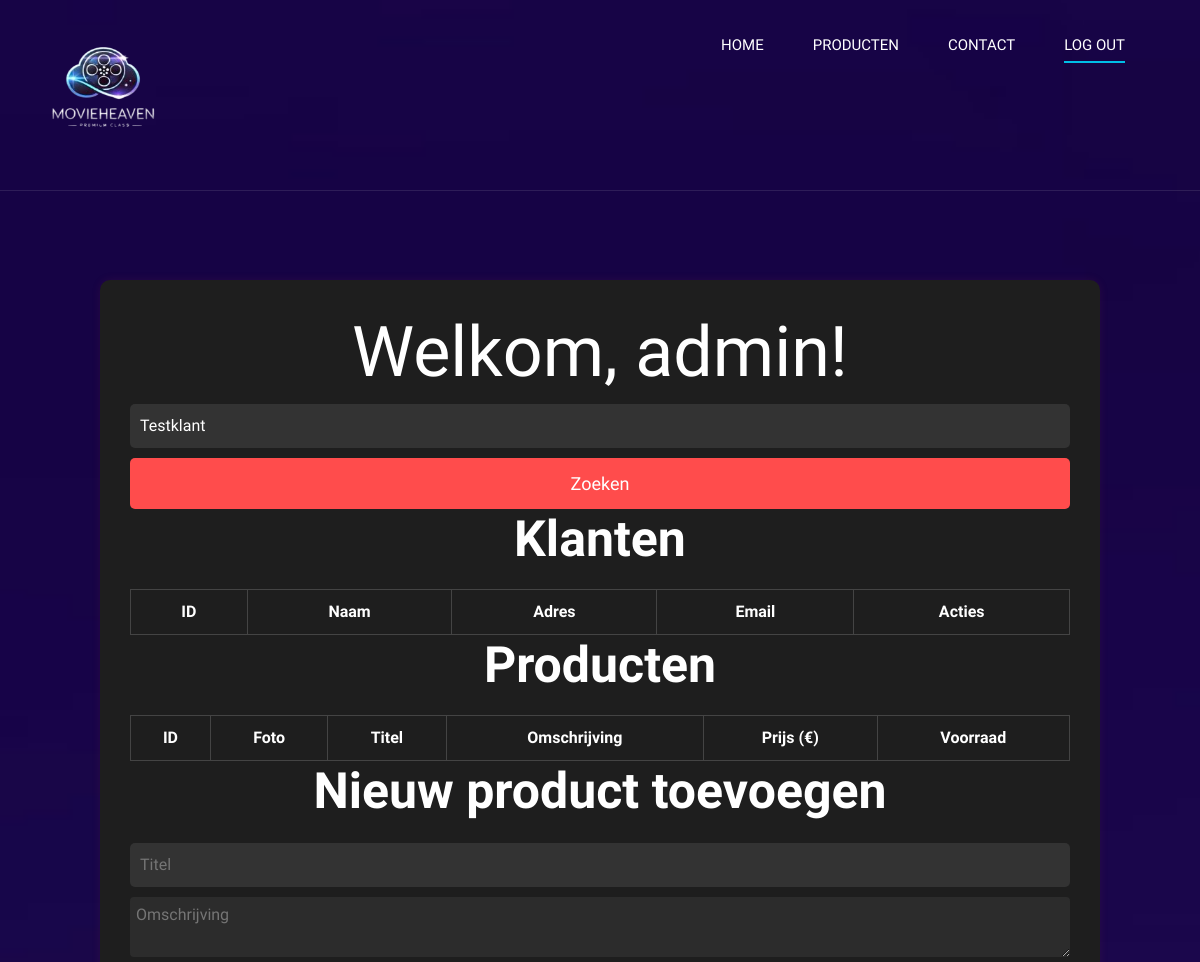
Page /Jaarproject/adminDashboard.php?zoekterm=Testklant (upper part) on the earlier database version.
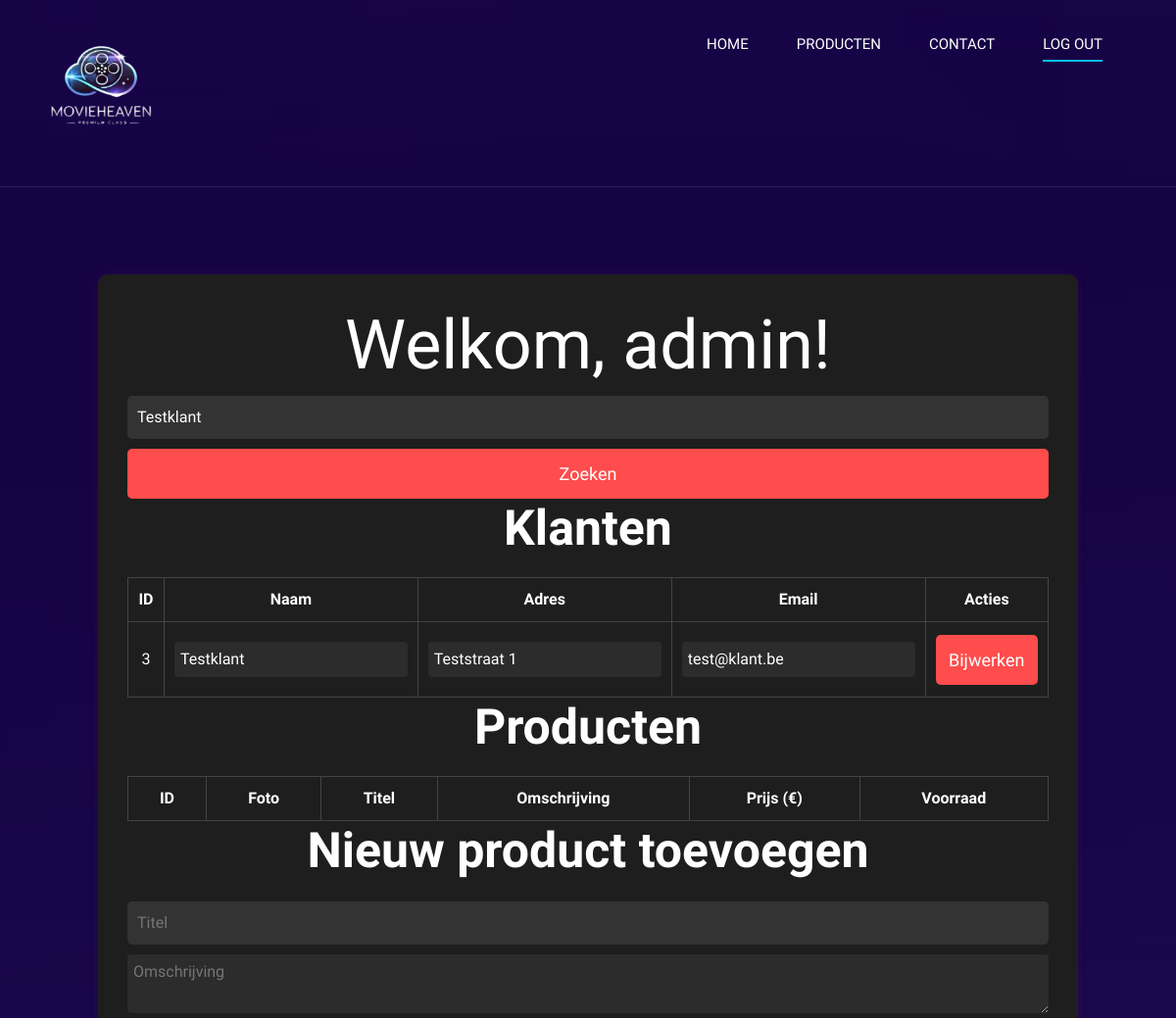
Same page on the later database version.
### tables this page shows
CREATE TABLE `tblklanten` (
  `klantid` int(11) NOT NULL,
  `naam` varchar(255) NOT NULL,
  `adres` varchar(255) NOT NULL,
  `postcodeid` int(11) NOT NULL,
  `email` varchar(255) NOT NULL
);

### Jaarproject/adminDashboard.php (the view, shortened to what this page needs)
<?php
require_once 'dbconnect.php';
$zoekterm = $_GET['zoekterm'] ?? '';
   $van = $_GET['van'] ?? '';
$tot = $_GET['tot'] ?? '';
if ($zoekterm  || ($van && $tot)) {
    $zoekterm_wild = "%$zoekterm%";
    $stmt = $mysqli->prepare("SELECT klantid, naam, adres, email FROM tblklanten WHERE naam LIKE ? OR email LIKE ?");
    $stmt->bind_param("ss", $zoekterm_wild, $zoekterm_wild);
    $stmt->execute();
    $klanten = $stmt->get_result()->fetch_all(MYSQLI_ASSOC);
}
?>
<!DOCTYPE html>
<html lang="zxx">
<head>
    <link rel="stylesheet" href="css/bootstrap.min.css" type="text/css">
    <link rel="stylesheet" href="css/font-awesome.min.css" type="text/css">
    <link rel="stylesheet" href="css/elegant-icons.css" type="text/css">
    <link rel="stylesheet" href="css/owl.carousel.min.css" type="text/css">
    <link rel="stylesheet" href="css/magnific-popup.css" type="text/css">
    <link rel="stylesheet" href="css/slicknav.min.css" type="text/css">
    <link rel="stylesheet" href="css/style.css" type="text/css">
</head>
<body>
    <header class="header">
        <div class="container">
            <div class="row">
                <div class="col-lg-2">
                    <div class="header__logo">
                        <a href="./index.html"><img src="img/logo/movieheaven_logo.png" alt="" height="130px" width="140px"></a>
                    </div>
                </div>
                <div class="col-lg-10">
                    <div class="header__nav__option">
                        <nav class="header__nav__menu mobile-menu">
                            <ul>
                                <li><a href="./index.html">Home</a></li>
                                <li><a href="./portfolio.php">Producten</a></li>
                                <li ><a href="./contact.html">Contact</a></li>
                                <li class="active"><a href="./login.php">Log out</a></li>
                            </ul>
                        </nav>
                    </div>
                </div>
            </div>
        </div>
    </header>
    <div class="breadcrumb-option spad set-bg" data-setbg="img/breadcrumb-bg.jpg">
        <div class="container">
            <div class="row">
                <div class="col-lg-12 text-center">
                    <div class="breadcrumb__text">
                    <body>
                    <div class="login-container">
<h1>Welkom, admin!</h1>
    <form method="get">
        <input type="text" name="zoekterm" placeholder="Zoeken..." value="<?= htmlspecialchars($zoekterm) ?>">
        <button type="submit">Zoeken</button>
    </form>
    <h2>Klanten</h2>
    <table>
        <tr><th>ID</th><th>Naam</th><th>Adres</th><th>Email</th><th>Acties</th></tr>
        <?php foreach ($klanten as $klant): ?>
            <tr>
                <form method="post" class="inline">
                    <td><?= $klant['klantid'] ?></td>
                    <td><input type="text" name="naam" value="<?= htmlspecialchars($klant['naam']) ?>"></td>
                    <td><input type="text" name="adres" value="<?= htmlspecialchars($klant['adres']) ?>"></td>
                    <td><input type="email" name="email" value="<?= htmlspecialchars($klant['email']) ?>"></td>
                    <td>
                        <button type="submit" name="update_klant">Bijwerken</button>
                    </td>
                </form>
            </tr>
        <?php endforeach; ?>
    </table>
  <h2>Producten</h2>
    <table>
        <tr><th>ID</th><th>Foto</th><th>Titel</th><th>Omschrijving</th><th>Prijs (€)</th><th>Voorraad</th></tr>
            </table>
            <h2>Nieuw product toevoegen</h2>
        <form method="post" enctype="multipart/form-data">
            <input type="text" name="nieuw_titel" placeholder="Titel" required>
            <textarea name="nieuw_omschrijving" placeholder="Omschrijving" required></textarea>
        <br><br>
        </form>
    <br>
                </div>
                        </div>
                    </div>
                </div>
            </div>
        </div>
</body>
</html>

Differences in the rows shown:
added tblklanten: klantid "3", naam "Testklant", adres "Teststraat 1", email "test@klant.be"
